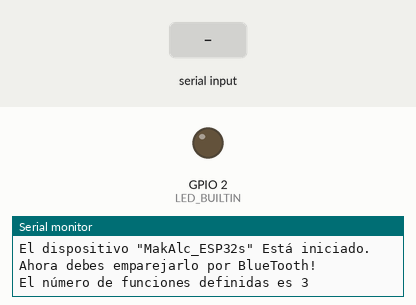
Bench run of a program on a simulated ESP32. Shown: output pins drawn as LEDs (lit = HIGH), the last lines printed to the serial monitor. The test bench sets the inputs (shaded band). Nothing arrives over Bluetooth unless stated.

Above: at 1.2 s.
1.3 s: "1,90\n" received over the second serial link
At 3.0 s:
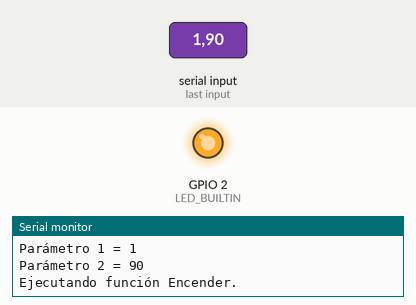
Timing chart, 0 to 4.5 s (numbered marks = the images above; inputs shaded):
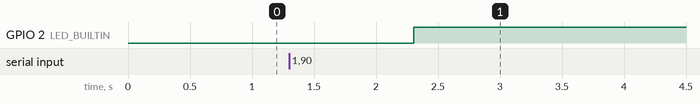

The program:

main.cpp
```cpp
#include <Arduino.h>
#include <MisFunciones.h>

BluetoothSerial BTSerial;                                // Dispositivo bluetooth
char ordenBt[NUMEROPARAMETROS * (LONGMAXPARAMETRO + 1)]; // Array donde recibimos la orden por bluetooth.
char *trozo;                                             // Variable para almacenar los parámetros.
char separador[] = {","};                                // Separadores
bool mensajeRecibido = false;
byte contador;

// Array para almacenar los parámetros pasados por bluetooth
char parametros[NUMEROPARAMETROS][LONGMAXPARAMETRO + 1];

void setup()
{
  Serial.begin(115200);

  // Activamos el módulo bluetooth serial como "cliente".
  BTSerial.begin(NOMBREDISPOSITIVO, false);

#ifdef DEBUG
  Serial.printf("\nEl dispositivo \"%s\" Está iniciado.\nAhora debes emparejarlo por BlueTooth!\n", NOMBREDISPOSITIVO);
  Serial.printf("El número de funciones definidas es %u", numeroFunciones);
#endif
  pinMode(LED_BUILTIN, OUTPUT);
}

void loop()
{
  // Comprobamos si hemos recibido datos a traves de blueTooth
  if (BTSerial.available())
  {
    // Antes de leer la nueva instrucción borramos la anterior.
    memset(ordenBt, 0, sizeof(ordenBt));
    // Guardamos la cadena recibida en un char array.
    BTSerial.readString().toCharArray(ordenBt, sizeof(ordenBt));
    mensajeRecibido = true;
  }

  if (mensajeRecibido)
  {
    mensajeRecibido = false;
    LecturaComando();
#ifdef DEBUG
    Serial.printf("\nSe han recibido %u parámetros\n", contador);
    for (byte i = 0; i < contador; i++)
    {
      Serial.printf("Parámetro %u = %s\n", i + 1, parametros[i]);
    }
#endif
    // LLamamos a la función pasada por bluetooth
    Mis_Funciones[atoi(parametros[0])]();
  }
}
```

MisFunciones.h
```cpp
#include <Arduino.h>
#include <Config.h>

void LecturaComando();

// Funciones a ejecutar en función de los parámetros recibidos.
void Blink();
void Encender();
void Apagar();

// Declaramos el array de punteros a funciones.
typedef void (*funcion)();

extern funcion Mis_Funciones[];
```

MisFunciones.cpp
```cpp
#include <MisFunciones.h>

funcion Mis_Funciones[]{&Blink, &Encender, &Apagar};

byte numeroFunciones = sizeof(Mis_Funciones) / sizeof(funcion);
// Lee los datos recibidos por bluetooth y guarda el comando y los parámetros en una estructura "mensajeBT"
void LecturaComando()
{
  // Antes de leer los nuevos parámetros borramos los anteriores.
  memset(parametros, 0, sizeof(parametros));

  contador = 0;
  // La cadena puede tener distintos valores separados por "," (coma).
  // Leemos el comando y los parámetros uno a uno.
  trozo = strtok(ordenBt, separador);

  // Estamos leyendo mientras hay parámetros o hasta el máximo número de parámetros
  // para no desbordar el array.
  while (trozo != NULL && contador < NUMEROPARAMETROS)
  {
    // Copiamos el valor de trozo al array de comandos en el índice correspondiente.
    memcpy(parametros[contador], trozo, LONGMAXPARAMETRO);

    // Cargamos en "trozo" el siguiente parámetro de la cadena.
    trozo = strtok(NULL, separador);
    contador++;
  }
}

void Blink()
{
#ifdef DEBUG
  Serial.println("Ejecutando función blink.");
#endif
  int tiempoEncendido;
  int tiempoApagado;
  int repeticiones;
  tiempoEncendido = atoi(parametros[3]);
  tiempoApagado = atoi(parametros[2]);
  repeticiones = atoi(parametros[1]);
  for (int i = 0; i < repeticiones; i++)
  {
    digitalWrite(LED_BUILTIN, HIGH);
    delay(tiempoEncendido);
    digitalWrite(LED_BUILTIN, LOW);
    delay(tiempoApagado);
  }
};

void Encender()
{
#ifdef DEBUG
  Serial.println("Ejecutando función Encender.");
#endif
  digitalWrite(LED_BUILTIN, HIGH);
}

void Apagar()
{
#ifdef DEBUG
  Serial.println("Ejecutando función Apagar.");
#endif
  digitalWrite(LED_BUILTIN, LOW);
}
```

Config.h
```cpp
#include <Arduino.h>
#include <BluetoothSerial.h>

#define NUMEROPARAMETROS 5
#define LONGMAXPARAMETRO 6
#define NOMBREDISPOSITIVO "MakAlc_ESP32s"
#define DEBUG

extern BluetoothSerial BTSerial;    // Dispositivo bluetooth
extern char ordenBt[];              // Array donde recibimos la orden por bluetooth.
extern char *trozo;                 // Variable para almacenar los parámetros.
extern char separador[];            // Separadores
extern bool mensajeRecibido;
extern byte contador;
extern byte numeroFunciones;
// Array para almacenar los parámetros pasados por bluetooth
extern char parametros[NUMEROPARAMETROS][LONGMAXPARAMETRO + 1];
```

Measured:
- after the input at 1.3 s, GPIO 2 (LED_BUILTIN): LOW → HIGH after 1.0 s
